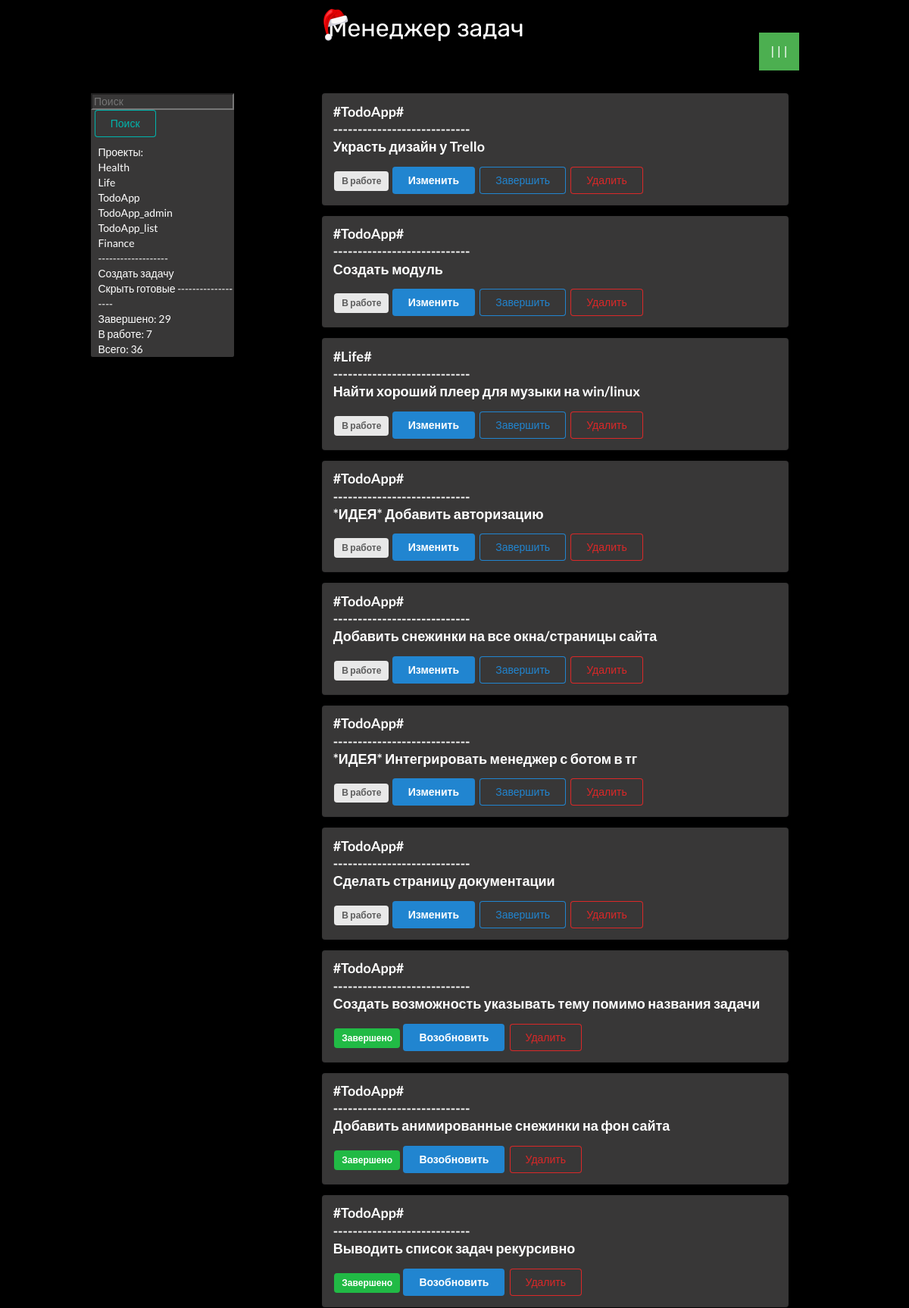
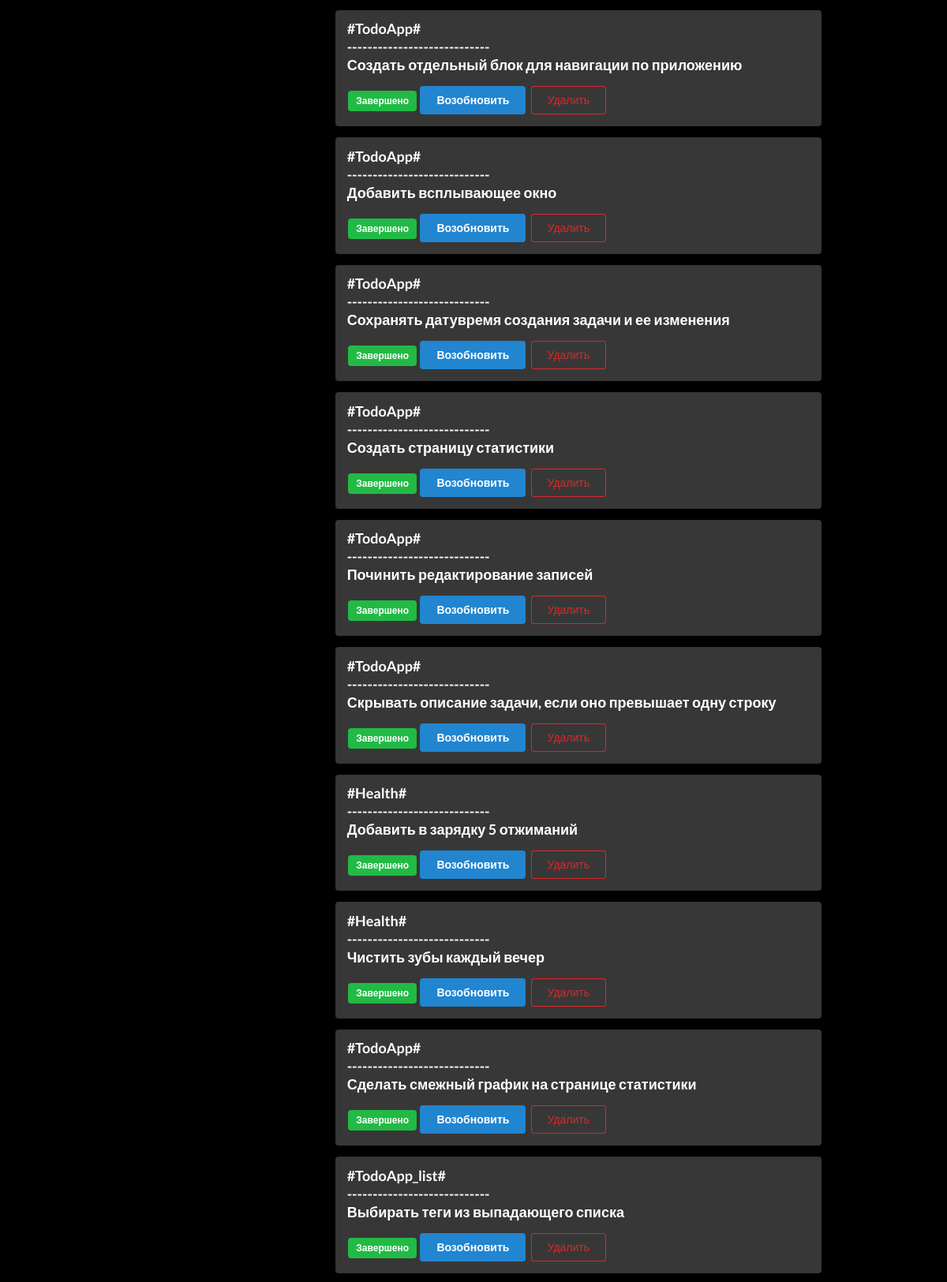
The page / (upper part) on the database its author committed (2 pictures, top to bottom).
### todo/models.py (models this page shows)
class Tag(db.Model):
    id = db.Column(db.Integer, primary_key=True)
    title = db.Column(db.String(100))
    descr = db.Column(db.String(1000))

class ToDo(db.Model):
    id = db.Column(db.Integer, primary_key=True)
    title = db.Column(db.String(100))
    tag = db.Column(db.String(50))
    descr = db.Column(db.String(1000))
    create_date = db.Column(db.String(25))
    close_date = db.Column(db.String(25))
    is_complete = db.Column(db.Boolean)

### todo/routes.py (the view)
@app.get('/')
def home():
    current_date = datetime.datetime.now().strftime('%Y-%m-%d')
    todo_list = ToDo.query.order_by(ToDo.is_complete).all()
    todo_completed = ToDo.query.filter_by(is_complete=1).all()
    todo_uncompleted = ToDo.query.filter_by(is_complete=0).all()
    completed = len(todo_completed)
    uncompleted = len(todo_uncompleted)
    all = len(todo_list)
    todo_tags = Tag.query.distinct(Tag.title)
    return render_template('todo/index.html', todo_list=todo_list, todo_tags=todo_tags, todo_completed=completed, todo_uncompleted=uncompleted, todo_all=all, title='CUBI Prot.')

### todo/templates/todo/index.html (shortened to what this page needs)
{% extends 'todo/layout.html' %}
{% block content %}
<img src="static/todo_logo_black.png" style="margin-left: 35%; margin-right: 25%;">
<div class="dropdown">
    <button class="dropbtn">| | |</button>
        </div>
<div style="margin-top: 2.5%; class:'ui container'; margin-left: 10%; margin-right: 10%; display: flex;">
    <div class="navigation"
        style="color: white; background-color: rgb(56, 55, 55); width: 20%; height: 70%; margin-bottom: 1%; border-radius: 2.5px;">
        <form action="/search" method="post">
            <input type="text" name="search_bar" placeholder="Поиск"
                style="background-color: rgb(56, 55, 55); color: white;">
            <button class="ui teal basic button" type="submit"
                style="margin-bottom: 10px; margin-left: 2.5%;">Поиск</button>
        </form>
        <div class="tags" style="margin-left: 5%;">
            {% block tags %}
            Проекты:<br>
            {% for tag in todo_tags %}
            <a href="/sort/{{ tag.title }}">{{tag.title}}<br></a>
            {% endfor %}
            -------------------<br>
            {% endblock %}
            <a href="#openModal" style="margin-top: 10%;">Создать задачу</a><br>
            <a href="/uncompleted">Скрыть готовые</a>
            -------------------<br>
        </div>
        <div style="margin-left: 5%;">
            Завершено: {{todo_completed}}<br>
            В работе: {{todo_uncompleted}}<br>
            Всего: {{todo_all}}<br>
        </div>
    </div>
    <div class="contentt" style="width: 100%;">
        {% for todo in todo_list %}
        <div class="ui segment"
            style="margin-left: 15%; margin-right: 25%; width: 80%; background-color: rgb(56, 55, 55);">
            <p class="ui big header" name="header" style="margin-bottom: 2.5%; color: white; ">
                <a href="/get_detail/{{todo.id}}">#{{todo.tag}}#<br>----------------------------<br>{{todo.title}}<br>
            </p></a>
            {% if todo.is_complete == False %}
            <span class="ui gray label">В работе</span>
            <a class="ui blue button" href="/get_task/{{todo.id}}">Изменить</a>
            <a class="ui primary basic button" href="/update/{{ todo.id }}">Завершить</a>
            {% else %}
            <span class="ui green label">Завершено</span>
            <a class="ui blue button" href="/update/{{ todo.id }}">Возобновить</a>
            {% endif %}
            <a class="ui negative basic button" href="/delete/{{ todo.id }}">Удалить</a>
        </div>
        {% endfor %}
    </div>
</div>
{% endblock content %}

### todo/static/css/style.css (style rules this page uses)
.header { word-break: normal; }
body { font-family: Rubik; transition: background-color 0.3s ease; }
a:link { color: white; text-decoration: underline; cursor: pointer; }
.dropbtn { background-color: #4CAF50; color: white; padding: 16px; font-size: 16px; border: none; }
.dropdown { position: relative; display: inline-block; }

### todo/templates/todo/index.html (style rules this page uses)
a:link { text-decoration: none; color: white; }

### rows shown on the page
Tag: title "Health"
Tag: title "Life"
Tag: title "TodoApp"
Tag: title "TodoApp_admin"
Tag: title "TodoApp_list"
Tag: title "Finance"
ToDo: tag "TodoApp", title "Украсть дизайн у Trello"
ToDo: tag "TodoApp", title "Создать модуль"
ToDo: tag "Life", title "Найти хороший плеер для музыки на win/linux"
ToDo: tag "TodoApp", title "*ИДЕЯ* Добавить авторизацию"
ToDo: tag "TodoApp", title "Добавить снежинки на все окна/страницы сайта"
ToDo: tag "TodoApp", title "*ИДЕЯ* Интегрировать менеджер с ботом в тг"
ToDo: tag "TodoApp", title "Сделать страницу документации"
ToDo: tag "TodoApp", title "Создать возможность указывать тему помимо названия задачи"
ToDo: tag "TodoApp", title "Добавить анимированные снежинки на фон сайта"
ToDo: tag "TodoApp", title "Выводить список задач рекурсивно"
ToDo: tag "TodoApp", title "Создать отдельный блок для навигации по приложению"
ToDo: tag "TodoApp", title "Добавить всплывающее окно"
ToDo: tag "TodoApp", title "Сохранять датувремя создания задачи и ее изменения"
ToDo: tag "TodoApp", title "Создать страницу статистики"
ToDo: tag "TodoApp", title "Починить редактирование записей"
ToDo: tag "TodoApp", title "Скрывать описание задачи, если оно превышает одну строку"
ToDo: tag "Health", title "Добавить в зарядку 5 отжиманий"
ToDo: tag "Health", title "Чистить зубы каждый вечер"
ToDo: tag "TodoApp", title "Сделать смежный график на странице статистики"
ToDo: tag "TodoApp_list", title "Выбирать теги из выпадающего списка"

### other values the page prints
{{ todo_completed }} "29"
{{ todo_uncompleted }} "7"
{{ todo_all }} "36"
